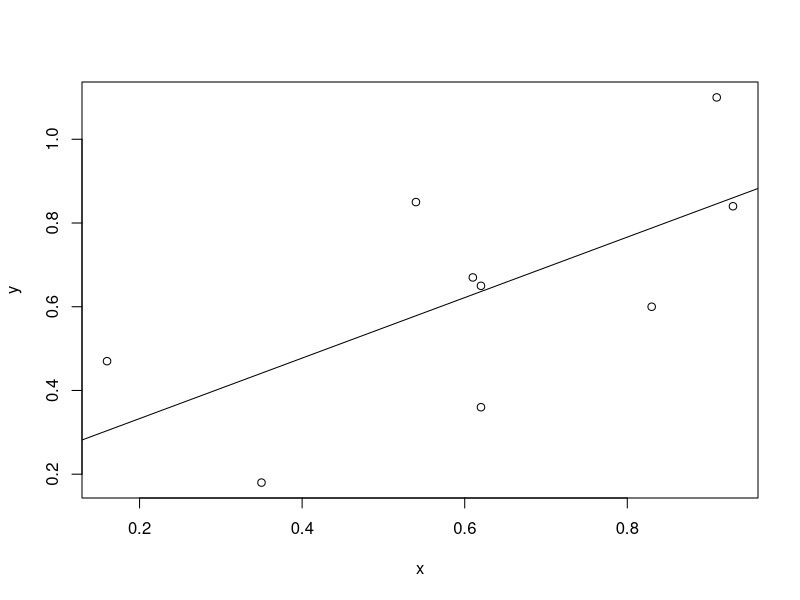
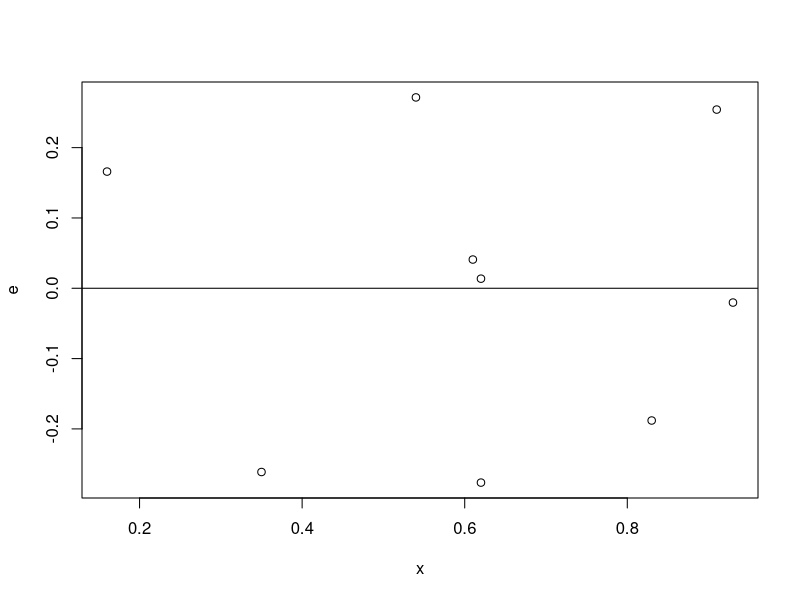

Recreate these plots in R, in order. (Note: this script raises an error after producing the figures.)
## ---- chunk 1
rm(list = ls())
## ---- chunk 2
x <- c(0.61, 0.93, 0.83, 0.35, 0.54, 0.16, 0.91, 0.62, 0.62)
y <- c(0.67, 0.84, 0.6, 0.18, 0.85, 0.47, 1.1, 0.65, 0.36)
## ---- chunk 3
# Easy way
summary(lm(y ~ x))$coefficients[2,4]
## ---- chunk 4
fit <- lm(y ~ x)
e <- resid(fit)
plot(y ~ x)
abline(fit)
plot(e ~ x)
abline(h = 0)
sqrt(sum(e*e)/(length(e)-2))
sd(e) * sqrt((length(e) - 1)/(length(e) - 2))
## ---- chunk 5
rm(list = ls())
## ---- chunk 6
data(mtcars)
x <- mtcars$mpg
y <- mtcars$wt
# Easy way - WRONG!
# fit <- lm(mpg ~ wt, data = mtcars)
# coef <- summary(fit)$coefficients
# coef[1,1] + -1 * qt(0.975, df = fit$df) * coef[1,2]

#Correct answer:
exp <- fit$coefficients[1] + mean(mtcars$wt) * fit$coefficients[2]
exp - 2 * 0.5591
## ---- chunk 7
?mtcars
## ---- chunk 8
fit <- lm(mpg ~ wt, data = mtcars)
coef <- summary(fit)$coefficients
sigma = summary(fit)$sigma
mpg <- predict(fit, newdata = data.frame(wt = 3))
mpg + qt(0.975, df = fit$df) * sigma
## ---- chunk 9
# WRONG!
# fit <- lm(y ~ I(x/2 - mean(x/2)))
# coef <- summary(fit)$coefficients
# coef[2,1] + -1 * qt(0.975, df = fit$df) * coef[2,2]


summary(fit)
2 * (fit$coefficients[2] - 2 * 0.5591)

## ---- chunk 10
lm(y ~ x)
lm(y ~ I(x/100))
## ---- chunk 11
l = lm(y ~ x)
lm(y ~ I(x + 10))
## ---- chunk 12
modelA = mean(y)
modelB = lm(y ~ x)
sum((modelB$fitted.values - y)^2) / sum((modelA - y)^2)
## ---- chunk 13
modelC = lm(y ~ x - 1)
sum(modelC$fitted.values - y)
